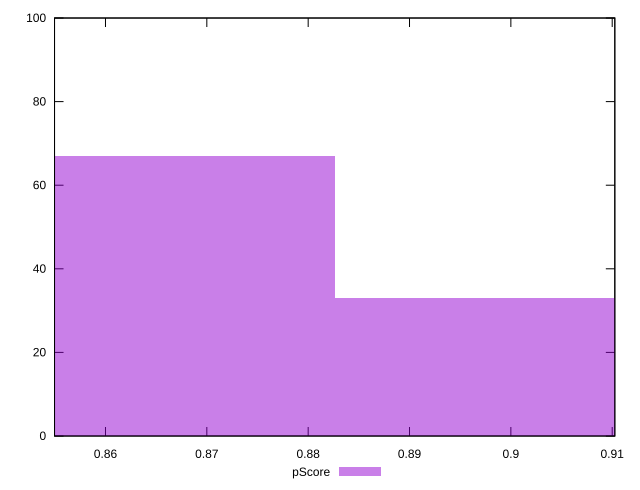

gnuplot code for this plot:
reset

$pScore <<EOF
0.8653533734672588 67
0.8999675084059492 33
EOF

set key outside below
set boxwidth 0.03461413493869035
set xrange [0.8549729242426154:0.910258416506487]
set yrange [0:100]
set trange [0:100]
set style fill transparent solid 0.5 noborder
set terminal svg size 640, 490 enhanced background rgb 'white'
set output "report_00018_2021-02-10T15-25-16.877Z/first-meaningful-paint/samples/pages/pScore/histogram.svg"

plot $pScore title "pScore" with boxes

reset
